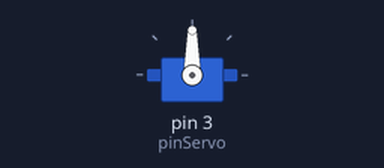
This sketch was run on a simulated Arduino Uno, built with avr-gcc and run on an emulated ATmega328P. Shown: servo. Random numbers use the default seed unless the sketch sets one.

Above: at 0.1 s.
At 38.1 s:
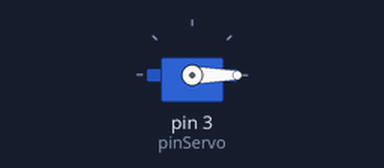
Timing chart, 0 to 39.6 s (numbered marks = the images above):
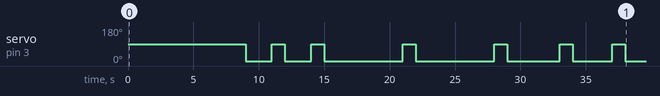

The sketch:

servo_v1.0.ino
```cpp
#include <Servo.h>
#include "HX711.h"

const int pinServo = 3;
long weight;

Servo groveServo;

void setup() {
  // put your setup code here, to run once:
  Serial.begin(9600);
  groveServo.attach(pinServo);
  randomSeed(42);
}

void loop() {
  // put your main code here, to run repeatedly:

  //generate random number
  weight = random(0,5);
  delay(1000);

  if(weight == 0){
    groveServo.write(90);
    delay(1000);
    groveServo.write(-90);
    delay(1000);
  }

}
```

Measured:
- by itself, servo on pin 3 (pinServo): 90° → 0° at 9.0 s, → 90° 2.0 s later, → 0° 1.0 s later, → 90° 2.0 s later, … (13 changes in this stretch)
